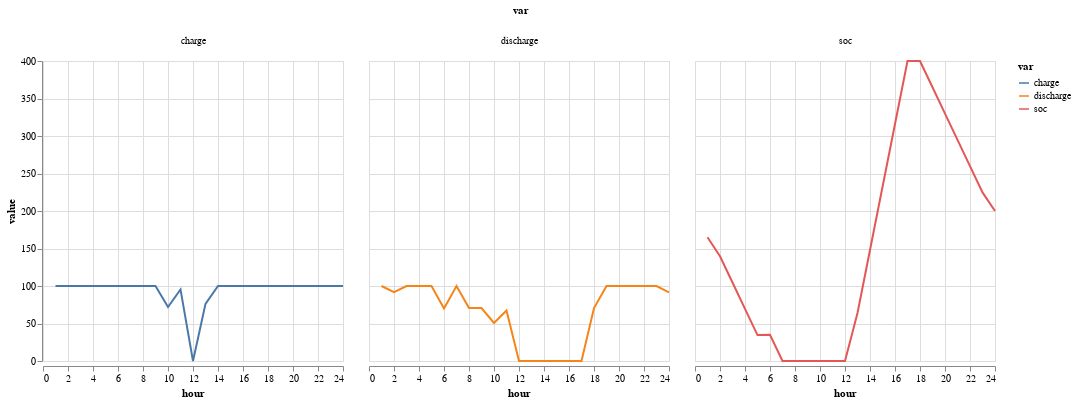

Notebook code for this chart:
### Code cell
# Plot charge / discharge / soc 
solution_storage.HP_info.hour = 1:24
stack(solution_storage.HP_info, 
                        Not(:hour), 
                        variable_name=:var,
                        value_name=:value) |> 
    @vlplot(
        :line, 
        x = :hour, 
        y = :value, 
        column = :var,
        color=:var)

### Figure 1 — Vega-Lite specification as saved in the notebook (floating-point values rounded to 4 significant figures)
{"data": {"values": [{"hour": 1, "value": 100, "var": "charge"}, {"hour": 2, "value": 100, "var": "charge"}, {"hour": 3, "value": 100, "var": "charge"}, {"hour": 4, "value": 100, "var": "charge"}, {"hour": 5, "value": 100, "var": "charge"}, {"hour": 6, "value": 100, "var": "charge"}, {"hour": 7, "value": 100, "var": "charge"}, {"hour": 8, "value": 100, "var": "charge"}, {"hour": 9, "value": 100, "var": "charge"}, {"hour": 10, "value": 71.97, "var": "charge"}, {"hour": 11, "value": 95.44, "var": "charge"}, {"hour": 12, "value": 0, "var": "charge"}, {"hour": 13, "value": 76.19, "var": "charge"}, {"hour": 14, "value": 100, "var": "charge"}, {"hour": 15, "value": 100, "var": "charge"}, {"hour": 16, "value": 100, "var": "charge"}, {"hour": 17, "value": 100, "var": "charge"}, {"hour": 18, "value": 100, "var": "charge"}, {"hour": 19, "value": 100, "var": "charge"}, {"hour": 20, "value": 100, "var": "charge"}, {"hour": 21, "value": 100, "var": "charge"}, {"hour": 22, "value": 100, "var": "charge"}, {"hour": 23, "value": 100, "var": "charge"}, {"hour": 24, "value": 100, "var": "charge"}, {"hour": 1, "value": 100, "var": "discharge"}, {"hour": 2, "value": 91.79, "var": "discharge"}, {"hour": 3, "value": 100, "var": "discharge"}, {"hour": 4, "value": 100, "var": "discharge"}, {"hour": 5, "value": 100, "var": "discharge"}, {"hour": 6, "value": 70.13, "var": "discharge"}, {"hour": 7, "value": 100, "var": "discharge"}, {"hour": 8, "value": 70.56, "var": "discharge"}, {"hour": 9, "value": 70.56, "var": "discharge"}, {"hour": 10, "value": 50.79, "var": "discharge"}, {"hour": 11, "value": 67.34, "var": "discharge"}, {"hour": 12, "value": 0, "var": "discharge"}, {"hour": 13, "value": 0, "var": "discharge"}, {"hour": 14, "value": 0, "var": "discharge"}, {"hour": 15, "value": 0, "var": "discharge"}, {"hour": 16, "value": 0, "var": "discharge"}, {"hour": 17, "value": 0, "var": "discharge"}, {"hour": 18, "value": 70.56, "var": "discharge"}, {"hour": 19, "value": 100, "var": "discharge"}, {"hour": 20, "value": 100, "var": "discharge"}, {"hour": 21, "value": 100, "var": "discharge"}, {"hour": 22, "value": 100, "var": "discharge"}, {"hour": 23, "value": 100, "var": "discharge"}, {"hour": 24, "value": 91.36, "var": "discharge"}, {"hour": 1, "value": 165.0, "var": "soc"}, {"hour": 2, "value": 139.7, "var": "soc"}, {"hour": 3, "value": 104.6, "var": "soc"}, {"hour": 4, "value": 69.59, "var": "soc"}, {"hour": 5, "value": 34.54, "var": "soc"}, {"hour": 6, "value": 35.05, "var": "soc"}, {"hour": 7, "value": 0, "var": "soc"}, {"hour": 8, "value": 0, "var": "soc"}, {"hour": 9, "value": 0, "var": "soc"}, {"hour": 10, "value": 0, "var": "soc"}, {"hour": 11, "value": 0, "var": "soc"}, {"hour": 12, "value": 0, "var": "soc"}, {"hour": 13, "value": 64, "var": "soc"}, {"hour": 14, "value": 148, "var": "soc"}, {"hour": 15, "value": 232, "var": "soc"}, {"hour": 16, "value": 316, "var": "soc"}, {"hour": 17, "value": 400, "var": "soc"}, {"hour": 18, "value": 400, "var": "soc"}, {"hour": 19, "value": 365.0, "var": "soc"}, {"hour": 20, "value": 329.9, "var": "soc"}, {"hour": 21, "value": 294.9, "var": "soc"}, {"hour": 22, "value": 259.8, "var": "soc"}, {"hour": 23, "value": 224.8, "var": "soc"}, {"hour": 24, "value": 200, "var": "soc"}]}, "encoding": {"color": {"field": "var"}, "column": {"field": "var"}, "x": {"field": "hour", "type": "quantitative"}, "y": {"field": "value", "type": "quantitative"}}, "mark": "line"}
